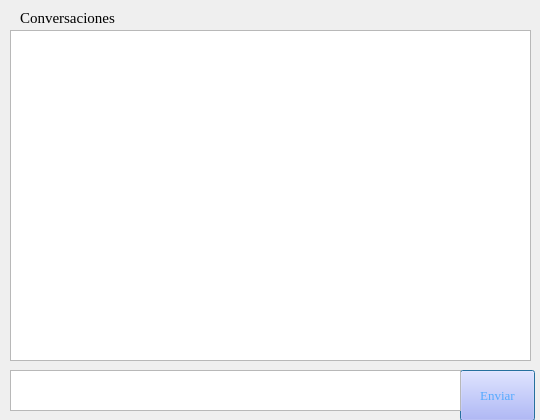
<?xml version="1.0" encoding="UTF-8"?>
<ui version="4.0">
 <class>Dialog</class>
 <widget class="QDialog" name="Dialog">
  <property name="geometry">
   <rect>
    <x>0</x>
    <y>0</y>
    <width>540</width>
    <height>420</height>
   </rect>
  </property>
  <property name="palette">
   <palette>
    <active>
     <colorrole role="Button">
      <brush brushstyle="SolidPattern">
       <color alpha="255">
        <red>170</red>
        <green>170</green>
        <blue>255</blue>
       </color>
      </brush>
     </colorrole>
     <colorrole role="ButtonText">
      <brush brushstyle="SolidPattern">
       <color alpha="255">
        <red>85</red>
        <green>170</green>
        <blue>255</blue>
       </color>
      </brush>
     </colorrole>
    </active>
    <inactive>
     <colorrole role="Button">
      <brush brushstyle="SolidPattern">
       <color alpha="255">
        <red>170</red>
        <green>170</green>
        <blue>255</blue>
       </color>
      </brush>
     </colorrole>
     <colorrole role="ButtonText">
      <brush brushstyle="SolidPattern">
       <color alpha="255">
        <red>85</red>
        <green>170</green>
        <blue>255</blue>
       </color>
      </brush>
     </colorrole>
    </inactive>
    <disabled>
     <colorrole role="Button">
      <brush brushstyle="SolidPattern">
       <color alpha="255">
        <red>170</red>
        <green>170</green>
        <blue>255</blue>
       </color>
      </brush>
     </colorrole>
     <colorrole role="ButtonText">
      <brush brushstyle="SolidPattern">
       <color alpha="255">
        <red>120</red>
        <green>120</green>
        <blue>120</blue>
       </color>
      </brush>
     </colorrole>
    </disabled>
   </palette>
  </property>
  <property name="font">
   <font>
    <family>Times New Roman</family>
    <pointsize>11</pointsize>
   </font>
  </property>
  <property name="windowTitle">
   <string>Conversaciones</string>
  </property>
  <property name="toolTip">
   <string>亮剑</string>
  </property>
  <property name="autoFillBackground">
   <bool>false</bool>
  </property>
  <widget class="QTextBrowser" name="textBrowser">
   <property name="geometry">
    <rect>
     <x>10</x>
     <y>30</y>
     <width>521</width>
     <height>331</height>
    </rect>
   </property>
   <property name="palette">
    <palette>
     <active>
      <colorrole role="Base">
       <brush brushstyle="SolidPattern">
        <color alpha="255">
         <red>255</red>
         <green>255</green>
         <blue>255</blue>
        </color>
       </brush>
      </colorrole>
     </active>
     <inactive>
      <colorrole role="Base">
       <brush brushstyle="SolidPattern">
        <color alpha="255">
         <red>255</red>
         <green>255</green>
         <blue>255</blue>
        </color>
       </brush>
      </colorrole>
     </inactive>
     <disabled>
      <colorrole role="Base">
       <brush brushstyle="SolidPattern">
        <color alpha="255">
         <red>240</red>
         <green>240</green>
         <blue>240</blue>
        </color>
       </brush>
      </colorrole>
     </disabled>
    </palette>
   </property>
   <property name="font">
    <font>
     <pointsize>12</pointsize>
    </font>
   </property>
   <property name="styleSheet">
    <string notr="true"/>
   </property>
  </widget>
  <widget class="QPushButton" name="sendButton">
   <property name="geometry">
    <rect>
     <x>460</x>
     <y>370</y>
     <width>75</width>
     <height>51</height>
    </rect>
   </property>
   <property name="font">
    <font>
     <pointsize>10</pointsize>
    </font>
   </property>
   <property name="text">
    <string>Enviar</string>
   </property>
  </widget>
  <widget class="QTextEdit" name="textEdit">
   <property name="geometry">
    <rect>
     <x>10</x>
     <y>370</y>
     <width>451</width>
     <height>41</height>
    </rect>
   </property>
   <property name="font">
    <font>
     <pointsize>12</pointsize>
     <weight>75</weight>
     <bold>true</bold>
    </font>
   </property>
  </widget>
  <widget class="QLabel" name="label">
   <property name="geometry">
    <rect>
     <x>20</x>
     <y>10</y>
     <width>141</width>
     <height>16</height>
    </rect>
   </property>
   <property name="text">
    <string>Conversaciones</string>
   </property>
  </widget>
 </widget>
 <resources>
  <include location="img.qrc"/>
 </resources>
 <connections/>
</ui>
